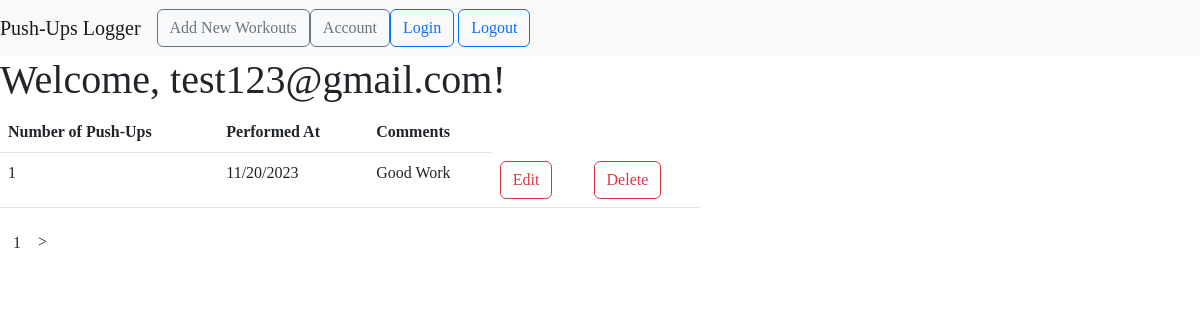
Page /profile (signed in) on the committed database.
### src/__init__.py (models this page shows)
class Usere(db.Model, UserMixin):
    id = db.Column(db.Integer, primary_key=True)
    email = db.Column(db.String(80), unique=True, nullable=False)
    password = db.Column(db.String(120), unique=True, nullable=False)
    workouts = db.relationship("Workout", backref="author", lazy=True)

class Workout(db.Model):
    id = db.Column(db.Integer, primary_key=True)
    pushups = db.Column(db.Integer, nullable=False)
    date_posted = db.Column(db.DateTime, nullable=False, default=datetime.utcnow())
    comment = db.Column(db.Text, nullable=False)
    user_id = db.Column(db.Integer, db.ForeignKey("usere.id"), nullable=False)

### src/main.py (the view)
@main.route("/profile")
@login_required
def profile():
    page = request.args.get("page", type=int)
    user = Usere.query.filter_by(email=current_user.email).first_or_404()
    workouts = Workout.query.filter_by(author=user).paginate(page=page, per_page=3)
    return render_template("profile.html", workouts=workouts, name=current_user.email)

### src/__init__.py (called while the page is built)
def create_app():
    app = Flask(__name__)
    app.config["SECRET_KEY"] = "secret-key"
    app.config["SQLALCHEMY_DATABASE_URI"] = "sqlite:///db.sqlite"
    db.init_app(app)
    with app.app_context():
        db.create_all()
    login_manager = LoginManager()
    login_manager.login_view = "auth.login"
    login_manager.init_app(app)
    @login_manager.user_loader
    def load_user(user_id):
        return Usere.query.get(int(user_id))
    from .main import main as main_blueprint
    app.register_blueprint(main_blueprint)
    from .auth import auth as auth_blueprint
    app.register_blueprint(auth_blueprint)
    return app

### templates/profile.html (shortened to what this page needs)
{% extends "base.html" %} {% block head %} {{ super()}}
<link rel="stylesheet" href="{{ url_for('static',filename='extended_beauty.css')}}"/>
{% endblock %} {% block content %}
<h1>
    Welcome, {{ name }}!
  </h1>
  <div>
    <table class="table table-hover" style="width: 700px;">
      <thead class="thead-dark">
        <tr>
          <th scope="col">Number of Push-Ups</th>
          <th scope="col">Performed At</th>
          <th scope="col">Comments</th>
        </tr>
      </thead>
      <tbody>
        {% for workout in workouts.items %}
        <tr>
          <td>{{ workout.pushups }}</td>
          <td>{{ workout.date_posted.strftime('%m/%d/%Y') }}</td>
          <td>{{ workout.comment }}</td>
          <td>
            <a
              href="{{ url_for('main.update_workout',workout_id=workout.id) }}"
              class="btn btn-outline-danger"
              role="button"
            >
              Edit
            </a>
          </td>
          <td>
            <a
              href="{{ url_for('main.delete_workout',workout_id=workout.id) }}"
              class="btn btn-outline-danger"
              role="button"
            >
              Delete
            </a>
          </td>
        </tr>
        {% endfor %}
      </tbody>
    </table>
    {% for page_num in workouts.iter_pages(left_edge=1,right_edge=1,left_current=1,right_current=1) %}
    {% if workouts.page==page_num %}
    <a
              class="btn btn-info-mb-4"
              href="{{ url_for('main.user_workouts',page=page_num) }}" > {{ page_num }}</a>
            >
     {% else %}
     <a
              class="btn btn-info-mb-4"
              href="{{ url_for('main.user_workouts',page=page_num) }}" >{{ page_num }}</a>
            >
     {% endif %} {% else %}... {% endfor %}
  </div>
  {% endblock %}

### static/beauty.css (style rules this page uses)
* { font-family:"Arvo", serif; }
a.btn { margin-right:0px; }

### static/extended_beauty.css (style rules this page uses)
h1, h2, h4, p { font-family: "Arvo", serif; }

### rows in the picture
Usere: email "test123@gmail.com"
Workout: pushups "1", date_posted "11/20/2023", comment "Good Work"

### other values in the picture
{{ page_num }} "1"
